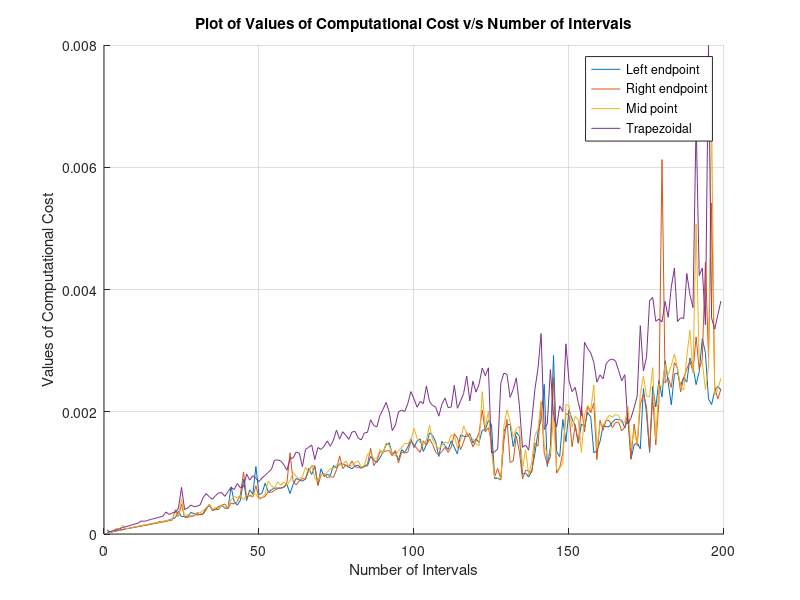

The MATLAB source for this figure:
clc
clear all
format longG

a= 0;
b = pi/2;

del_x=zeros(199,1);
sum_le = zeros(199,1);
sum_re = zeros(199,1);
sum_me = zeros(199,1);
sum_tz = zeros(199,1);
time_1 = zeros(199,1);
time_2 = zeros(199,1);
time_3 = zeros(199,1);
time_4 = zeros(199,1);
for n = 1 : 199;
  dx=(b-a)/n;
  del_x(n)=dx;
  s=cputime;
  for i = 1 : n;
    sum_le(n)=sum_le(n) + (sin(a+(i-1)*dx)*dx);
  end
  e=cputime;
  time_1(n)=e-s;
  s=cputime;
  for i = 1 : n;
    sum_re(n)=sum_re(n) + (sin(a+i*dx)*dx);
  end
  e=cputime;
  time_2(n)=e-s;
  s=cputime;
  for i = 1 : n;
    sum_me(n)=sum_me(n) + (sin((2*a+(2*i-1)*dx)/2)*dx);
  end
  e=cputime;
  time_3(n)=e-s;
  s=cputime;
  for i = 1 : n;
    sum_tz(n)=sum_tz(n) + (((sin(a+(i-1)*dx)+sin(a+i*dx))/2)*dx);
  end
  e=cputime;
  time_4(n)=e-s;
 end

n = [1 : 199]
hf = figure()
hold
plot(n,time_1)
plot(n,time_2)
plot(n,time_3)
plot(n,time_4)
xlabel('Number of Intervals')
ylabel('Values of Computational Cost')
title('Plot of Values of Computational Cost v/s Number of Intervals')
legend('Left endpoint','Right endpoint','Mid point','Trapezoidal')
grid()
print(hf,'Figure_5.png')
